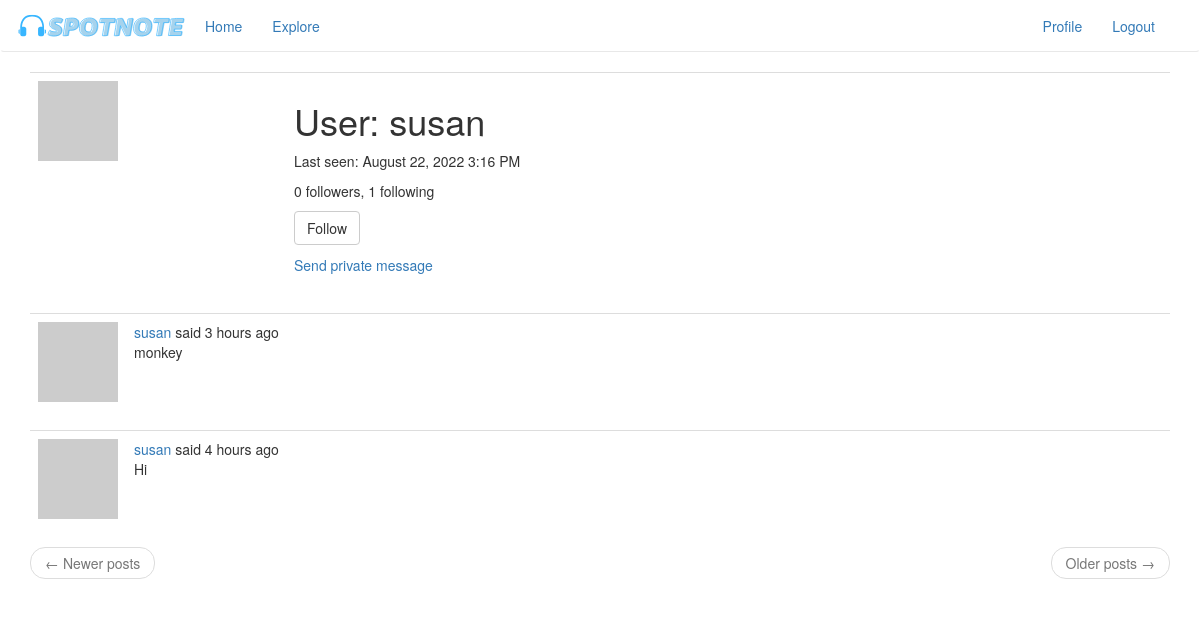
Page /user/susan (signed in) on the committed database.
### app/models.py (models this page shows, shortened)
class PaginatedAPIMixin(object):
    @staticmethod
    def to_collection_dict(query, page, per_page, endpoint, **kwargs):
        resources = query.paginate(page, per_page, False)
        data = {
            'items': [item.to_dict() for item in resources.items],
            '_meta': {
                'page': page,
                'per_page': per_page,
                'total_pages': resources.pages,
                'total_items': resources.total
            },
            '_links': {
                'self': url_for(endpoint, page=page, per_page=per_page,
                                **kwargs),
                'next': url_for(endpoint, page=page + 1, per_page=per_page,
                                **kwargs) if resources.has_next else None,
                'prev': url_for(endpoint, page=page - 1, per_page=per_page,
                                **kwargs) if resources.has_prev else None
            }
        }
        return data

class User(UserMixin, PaginatedAPIMixin, db.Model):
    id = db.Column(db.Integer, primary_key=True)
    username = db.Column(db.String(64), index=True, unique=True)
    email = db.Column(db.String(120), index=True, unique=True)
    password_hash = db.Column(db.String(128))
    posts = db.relationship('Post', backref='author', lazy='dynamic')
    about_me = db.Column(db.String(140))
    last_seen = db.Column(db.DateTime, default=datetime.utcnow)
    token = db.Column(db.String(32), index=True, unique=True)
    token_expiration = db.Column(db.DateTime)
    followed = db.relationship(
        'User', secondary=followers,
        primaryjoin=(followers.c.follower_id == id),
        secondaryjoin=(followers.c.followed_id == id),
        backref=db.backref('followers', lazy='dynamic'), lazy='dynamic')
    messages_sent = db.relationship('Message',
                                    foreign_keys='Message.sender_id',
                                    backref='author', lazy='dynamic')
    messages_received = db.relationship('Message',
                                        foreign_keys='Message.recipient_id',
                                        backref='recipient', lazy='dynamic')
    last_message_read_time = db.Column(db.DateTime)
    notifications = db.relationship('Notification', backref='user',
                                    lazy='dynamic')
    tasks = db.relationship('Task', backref='user', lazy='dynamic')
    def avatar(self, size):
        digest = md5(self.email.lower().encode('utf-8')).hexdigest()
        return 'https://www.gravatar.com/avatar/{}?d=identicon&s={}'.format(
            digest, size)
    def is_following(self, user):
        return self.followed.filter(
            followers.c.followed_id == user.id).count() > 0

class SearchableMixin(object):
    @classmethod
    def before_commit(cls, session):
        session._changes = {
            'add': list(session.new),
            'update': list(session.dirty),
            'delete': list(session.deleted)
        }
    @classmethod
    def after_commit(cls, session):
        for obj in session._changes['add']:
            if isinstance(obj, SearchableMixin):
                add_to_index(obj.__tablename__, obj)
        for obj in session._changes['update']:
            if isinstance(obj, SearchableMixin):
                add_to_index(obj.__tablename__, obj)
        for obj in session._changes['delete']:
            if isinstance(obj, SearchableMixin):
                remove_from_index(obj.__tablename__, obj)
        session._changes = None

class Post(SearchableMixin, db.Model):
    __searchable__ = ['body']
    id = db.Column(db.Integer, primary_key=True)
    body = db.Column(db.String(140))
    timestamp = db.Column(db.DateTime, index=True, default=datetime.utcnow)
    user_id = db.Column(db.Integer, db.ForeignKey('user.id'))
    language = db.Column(db.String(5))

### app/main/routes.py (the view)
@bp.route('/user/<username>')
@login_required
def user(username):
    user = User.query.filter_by(username=username).first_or_404()
    page = request.args.get('page', 1, type=int)
    posts = user.posts.order_by(Post.timestamp.desc()).paginate(
        page, current_app.config['POSTS_PER_PAGE'], False)
    next_url = url_for('main.user', username=user.username,
                       page=posts.next_num) if posts.has_next else None
    prev_url = url_for('main.user', username=user.username,
                       page=posts.prev_num) if posts.has_prev else None
    form = EmptyForm()
    return render_template('user.html', user=user, posts=posts.items,
                           next_url=next_url, prev_url=prev_url, form=form)

### app/main/forms.py
class SearchForm(FlaskForm):
    q = StringField(_l('Search'), validators=[DataRequired()])
    def __init__(self, *args, **kwargs):
        if 'formdata' not in kwargs:
            kwargs['formdata'] = request.args
        if 'meta' not in kwargs:
            kwargs['meta'] = {'csrf': False}
        super(SearchForm, self).__init__(*args, **kwargs)

class EmptyForm(FlaskForm):
    submit = SubmitField('Submit')

### app/main/routes.py (called while the page is built)
@bp.before_app_request
def before_request():
    if current_user.is_authenticated:
        current_user.last_seen = datetime.utcnow()
        db.session.commit()
        g.search_form = SearchForm()
    g.locale = str(get_locale())

### app/models.py (called while the page is built)
@login.user_loader
def load_user(id):
    return User.query.get(int(id))

### app/templates/user.html (shortened to what this page needs)
{% extends "base.html" %}
{% block app_content %}
    <table class="table table-hover">
        <tr>
            <td width="256px"><img src="{{ user.avatar(256) }}"></td>
            <td>
                <h1>{{ _('User') }}: {{ user.username }}</h1>
                {% if user.last_seen %}
                <p>{{ _('Last seen') }}: {{ moment(user.last_seen).format('LLL') }}</p>
                {% endif %}
                <p>{{ _('%(count)d followers', count=user.followers.count()) }}, {{ _('%(count)d following', count=user.followed.count()) }}</p>
                {% if user == current_user %}
                <p><a href="{{ url_for('main.edit_profile') }}">{{ _('Edit your profile') }}</a></p>
                {% if not current_user.get_task_in_progress('export_posts') %}
                <p><a href="{{ url_for('main.export_posts') }}">{{ _('Export your posts') }}</a></p>
                {% endif %}
                {% elif not current_user.is_following(user) %}
                <p>
                    <form action="{{ url_for('main.follow', username=user.username) }}" method="post">
                        {{ form.submit(value=_('Follow'), class_='btn btn-default') }}
                    </form>
                </p>
                {% endif %}
                {% if user != current_user %}
                <p><a href="{{ url_for('main.send_message', recipient=user.username) }}">{{ _('Send private message') }}</a></p>
                {% endif %}
            </td>
        </tr>
    </table>
    {% for post in posts %}
        {% include '_post.html' %}
    {% endfor %}
    <nav aria-label="...">
        <ul class="pager">
            <li class="previous{% if not prev_url %} disabled{% endif %}">
                <a href="{{ prev_url or '#' }}">
                    <span aria-hidden="true">&larr;</span> {{ _('Newer posts') }}
                </a>
            </li>
            <li class="next{% if not next_url %} disabled{% endif %}">
                <a href="{{ next_url or '#' }}">
                    {{ _('Older posts') }} <span aria-hidden="true">&rarr;</span>
                </a>
            </li>
        </ul>
    </nav>
{% endblock %}

### app/templates/_post.html (shortened to what this page needs)
    <table class="table table-hover">
        <tr>
            <td width="75px">
                <a href="{{ url_for('main.user', username=post.author.username) }}">
                    <img src="{{ post.author.avatar(70) }}" />
                </a>
            </td>
            <td>
                {{ _('%(username)s said %(when)s',
                    username=user_link, when=moment(post.timestamp).fromNow()) }}
                <br>
                <span id="post{{ post.id }}">{{ post.body }}</span>
                {% if post.language and post.language != g.locale %}
                <br><br>
                {% endif %}
            </td>
        </tr>
    </table>

### rows in the picture
User: username "susan", last_seen "August 22, 2022 3:16 PM"
Post: body "monkey"
Post: body "Hi"
